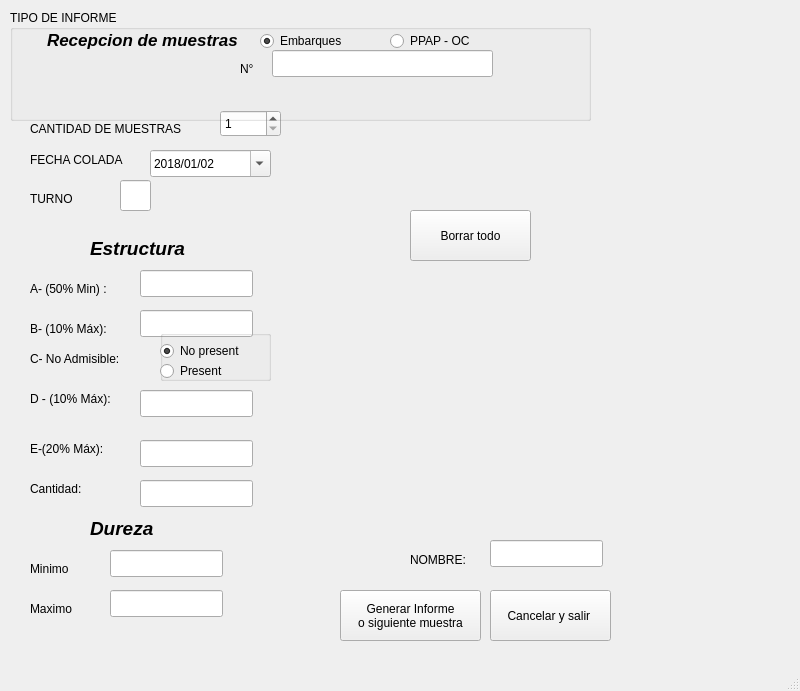
<?xml version="1.0" encoding="UTF-8"?>
<ui version="4.0">
 <class>MainWindow</class>
 <widget class="QMainWindow" name="MainWindow">
  <property name="geometry">
   <rect>
    <x>0</x>
    <y>0</y>
    <width>800</width>
    <height>691</height>
   </rect>
  </property>
  <property name="windowTitle">
   <string>MainWindow</string>
  </property>
  <widget class="QWidget" name="centralwidget">
   <widget class="QSpinBox" name="spin_muestras">
    <property name="geometry">
     <rect>
      <x>220</x>
      <y>110</y>
      <width>61</width>
      <height>27</height>
     </rect>
    </property>
    <property name="minimum">
     <number>1</number>
    </property>
    <property name="maximum">
     <number>5</number>
    </property>
   </widget>
   <widget class="QLabel" name="label_3">
    <property name="geometry">
     <rect>
      <x>30</x>
      <y>190</y>
      <width>68</width>
      <height>17</height>
     </rect>
    </property>
    <property name="text">
     <string>TURNO</string>
    </property>
   </widget>
   <widget class="QLabel" name="label_16">
    <property name="geometry">
     <rect>
      <x>410</x>
      <y>550</y>
      <width>71</width>
      <height>20</height>
     </rect>
    </property>
    <property name="text">
     <string>NOMBRE:</string>
    </property>
   </widget>
   <widget class="QLabel" name="label_15">
    <property name="geometry">
     <rect>
      <x>30</x>
      <y>600</y>
      <width>68</width>
      <height>17</height>
     </rect>
    </property>
    <property name="text">
     <string>Maximo</string>
    </property>
   </widget>
   <widget class="QLabel" name="label_11">
    <property name="geometry">
     <rect>
      <x>30</x>
      <y>480</y>
      <width>68</width>
      <height>17</height>
     </rect>
    </property>
    <property name="text">
     <string>Cantidad:</string>
    </property>
   </widget>
   <widget class="QLabel" name="label_12">
    <property name="geometry">
     <rect>
      <x>90</x>
      <y>520</y>
      <width>68</width>
      <height>17</height>
     </rect>
    </property>
    <property name="font">
     <font>
      <pointsize>14</pointsize>
      <weight>75</weight>
      <italic>true</italic>
      <bold>true</bold>
     </font>
    </property>
    <property name="text">
     <string>Dureza</string>
    </property>
   </widget>
   <widget class="QLabel" name="label_14">
    <property name="geometry">
     <rect>
      <x>30</x>
      <y>560</y>
      <width>68</width>
      <height>17</height>
     </rect>
    </property>
    <property name="text">
     <string>Minimo</string>
    </property>
   </widget>
   <widget class="QLabel" name="label_7">
    <property name="geometry">
     <rect>
      <x>30</x>
      <y>320</y>
      <width>91</width>
      <height>17</height>
     </rect>
    </property>
    <property name="text">
     <string>B- (10% Máx):</string>
    </property>
   </widget>
   <widget class="QLabel" name="label_2">
    <property name="geometry">
     <rect>
      <x>30</x>
      <y>150</y>
      <width>111</width>
      <height>20</height>
     </rect>
    </property>
    <property name="text">
     <string>FECHA COLADA</string>
    </property>
   </widget>
   <widget class="QLabel" name="label_13">
    <property name="geometry">
     <rect>
      <x>90</x>
      <y>240</y>
      <width>101</width>
      <height>17</height>
     </rect>
    </property>
    <property name="font">
     <font>
      <pointsize>14</pointsize>
      <weight>75</weight>
      <italic>true</italic>
      <bold>true</bold>
     </font>
    </property>
    <property name="text">
     <string>Estructura</string>
    </property>
   </widget>
   <widget class="QLabel" name="label_10">
    <property name="geometry">
     <rect>
      <x>30</x>
      <y>390</y>
      <width>101</width>
      <height>17</height>
     </rect>
    </property>
    <property name="text">
     <string>D - (10% Máx):</string>
    </property>
   </widget>
   <widget class="QDateEdit" name="date_Fecha">
    <property name="geometry">
     <rect>
      <x>150</x>
      <y>150</y>
      <width>121</width>
      <height>27</height>
     </rect>
    </property>
    <property name="date">
     <date>
      <year>2018</year>
      <month>1</month>
      <day>2</day>
     </date>
    </property>
    <property name="maximumDate">
     <date>
      <year>2050</year>
      <month>11</month>
      <day>30</day>
     </date>
    </property>
    <property name="currentSection">
     <enum>QDateTimeEdit::YearSection</enum>
    </property>
    <property name="displayFormat">
     <string>yyyy/MM/dd</string>
    </property>
    <property name="calendarPopup">
     <bool>true</bool>
    </property>
    <property name="currentSectionIndex">
     <number>0</number>
    </property>
   </widget>
   <widget class="QLabel" name="label">
    <property name="geometry">
     <rect>
      <x>30</x>
      <y>120</y>
      <width>181</width>
      <height>17</height>
     </rect>
    </property>
    <property name="text">
     <string>CANTIDAD DE MUESTRAS</string>
    </property>
   </widget>
   <widget class="QLabel" name="label_19">
    <property name="geometry">
     <rect>
      <x>30</x>
      <y>280</y>
      <width>101</width>
      <height>17</height>
     </rect>
    </property>
    <property name="text">
     <string>A- (50% Min) :</string>
    </property>
   </widget>
   <widget class="QPushButton" name="btn_generar">
    <property name="geometry">
     <rect>
      <x>340</x>
      <y>590</y>
      <width>141</width>
      <height>51</height>
     </rect>
    </property>
    <property name="text">
     <string>Generar Informe
o siguiente muestra</string>
    </property>
   </widget>
   <widget class="QGroupBox" name="groupBox">
    <property name="geometry">
     <rect>
      <x>10</x>
      <y>10</y>
      <width>581</width>
      <height>111</height>
     </rect>
    </property>
    <property name="title">
     <string>TIPO DE INFORME</string>
    </property>
    <widget class="QLabel" name="label_6">
     <property name="geometry">
      <rect>
       <x>230</x>
       <y>50</y>
       <width>31</width>
       <height>17</height>
      </rect>
     </property>
     <property name="text">
      <string>N°</string>
     </property>
    </widget>
    <widget class="QRadioButton" name="m_embarque">
     <property name="geometry">
      <rect>
       <x>250</x>
       <y>20</y>
       <width>117</width>
       <height>22</height>
      </rect>
     </property>
     <property name="text">
      <string>Embarques</string>
     </property>
     <property name="checked">
      <bool>true</bool>
     </property>
    </widget>
    <widget class="QRadioButton" name="m_PPAP">
     <property name="geometry">
      <rect>
       <x>380</x>
       <y>20</y>
       <width>117</width>
       <height>22</height>
      </rect>
     </property>
     <property name="text">
      <string>PPAP - OC</string>
     </property>
    </widget>
    <widget class="QLabel" name="label_18">
     <property name="geometry">
      <rect>
       <x>37</x>
       <y>20</y>
       <width>191</width>
       <height>20</height>
      </rect>
     </property>
     <property name="font">
      <font>
       <pointsize>13</pointsize>
       <weight>75</weight>
       <italic>true</italic>
       <bold>true</bold>
      </font>
     </property>
     <property name="text">
      <string>Recepcion de muestras:</string>
     </property>
    </widget>
    <widget class="QLineEdit" name="edit_embarque">
     <property name="geometry">
      <rect>
       <x>262</x>
       <y>40</y>
       <width>221</width>
       <height>27</height>
      </rect>
     </property>
     <property name="focusPolicy">
      <enum>Qt::StrongFocus</enum>
     </property>
     <property name="inputMask">
      <string/>
     </property>
    </widget>
   </widget>
   <widget class="QLabel" name="label_8">
    <property name="geometry">
     <rect>
      <x>30</x>
      <y>350</y>
      <width>111</width>
      <height>17</height>
     </rect>
    </property>
    <property name="text">
     <string>C- No Admisible:</string>
    </property>
   </widget>
   <widget class="QLabel" name="label_20">
    <property name="geometry">
     <rect>
      <x>30</x>
      <y>440</y>
      <width>91</width>
      <height>17</height>
     </rect>
    </property>
    <property name="text">
     <string>E-(20% Máx):</string>
    </property>
   </widget>
   <widget class="QLineEdit" name="edit_turno">
    <property name="geometry">
     <rect>
      <x>120</x>
      <y>180</y>
      <width>31</width>
      <height>31</height>
     </rect>
    </property>
    <property name="maxLength">
     <number>1</number>
    </property>
   </widget>
   <widget class="QLineEdit" name="edit_A">
    <property name="geometry">
     <rect>
      <x>140</x>
      <y>270</y>
      <width>113</width>
      <height>27</height>
     </rect>
    </property>
   </widget>
   <widget class="QLineEdit" name="edit_B">
    <property name="geometry">
     <rect>
      <x>140</x>
      <y>310</y>
      <width>113</width>
      <height>27</height>
     </rect>
    </property>
   </widget>
   <widget class="QLineEdit" name="edit_D">
    <property name="geometry">
     <rect>
      <x>140</x>
      <y>390</y>
      <width>113</width>
      <height>27</height>
     </rect>
    </property>
   </widget>
   <widget class="QLineEdit" name="edit_E">
    <property name="geometry">
     <rect>
      <x>140</x>
      <y>440</y>
      <width>113</width>
      <height>27</height>
     </rect>
    </property>
   </widget>
   <widget class="QLineEdit" name="edit_cantidad">
    <property name="geometry">
     <rect>
      <x>140</x>
      <y>480</y>
      <width>113</width>
      <height>27</height>
     </rect>
    </property>
   </widget>
   <widget class="QLineEdit" name="edit_min">
    <property name="geometry">
     <rect>
      <x>110</x>
      <y>550</y>
      <width>113</width>
      <height>27</height>
     </rect>
    </property>
   </widget>
   <widget class="QLineEdit" name="edit_max">
    <property name="geometry">
     <rect>
      <x>110</x>
      <y>590</y>
      <width>113</width>
      <height>27</height>
     </rect>
    </property>
   </widget>
   <widget class="QGroupBox" name="groupBox_2">
    <property name="geometry">
     <rect>
      <x>160</x>
      <y>330</y>
      <width>111</width>
      <height>51</height>
     </rect>
    </property>
    <property name="title">
     <string/>
    </property>
    <widget class="QRadioButton" name="m_nopresent">
     <property name="geometry">
      <rect>
       <x>0</x>
       <y>10</y>
       <width>117</width>
       <height>22</height>
      </rect>
     </property>
     <property name="text">
      <string>No present</string>
     </property>
     <property name="checked">
      <bool>true</bool>
     </property>
    </widget>
    <widget class="QRadioButton" name="m_present">
     <property name="geometry">
      <rect>
       <x>0</x>
       <y>30</y>
       <width>117</width>
       <height>22</height>
      </rect>
     </property>
     <property name="text">
      <string>Present</string>
     </property>
    </widget>
   </widget>
   <widget class="QPushButton" name="btn_exit">
    <property name="geometry">
     <rect>
      <x>490</x>
      <y>590</y>
      <width>121</width>
      <height>51</height>
     </rect>
    </property>
    <property name="text">
     <string>Cancelar y salir </string>
    </property>
   </widget>
   <widget class="QPushButton" name="btn_borrar">
    <property name="geometry">
     <rect>
      <x>410</x>
      <y>210</y>
      <width>121</width>
      <height>51</height>
     </rect>
    </property>
    <property name="contextMenuPolicy">
     <enum>Qt::DefaultContextMenu</enum>
    </property>
    <property name="text">
     <string>Borrar todo</string>
    </property>
   </widget>
   <widget class="QListView" name="listView">
    <property name="geometry">
     <rect>
      <x>-510</x>
      <y>210</y>
      <width>31</width>
      <height>20</height>
     </rect>
    </property>
   </widget>
   <widget class="QLineEdit" name="lineEdit">
    <property name="geometry">
     <rect>
      <x>490</x>
      <y>540</y>
      <width>113</width>
      <height>27</height>
     </rect>
    </property>
   </widget>
  </widget>
  <widget class="QMenuBar" name="menubar">
   <property name="geometry">
    <rect>
     <x>0</x>
     <y>0</y>
     <width>800</width>
     <height>25</height>
    </rect>
   </property>
  </widget>
  <widget class="QStatusBar" name="statusbar"/>
 </widget>
 <resources/>
 <connections/>
</ui>
